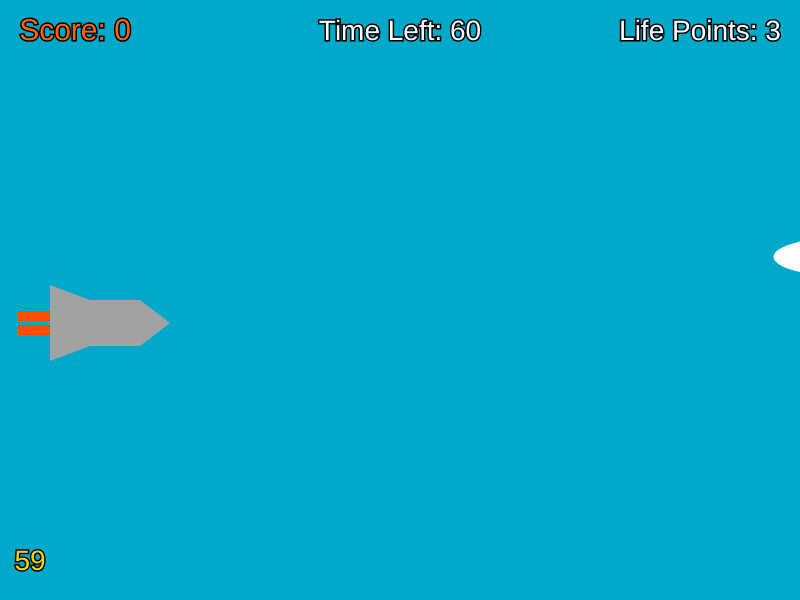
Frame 1 (no input)
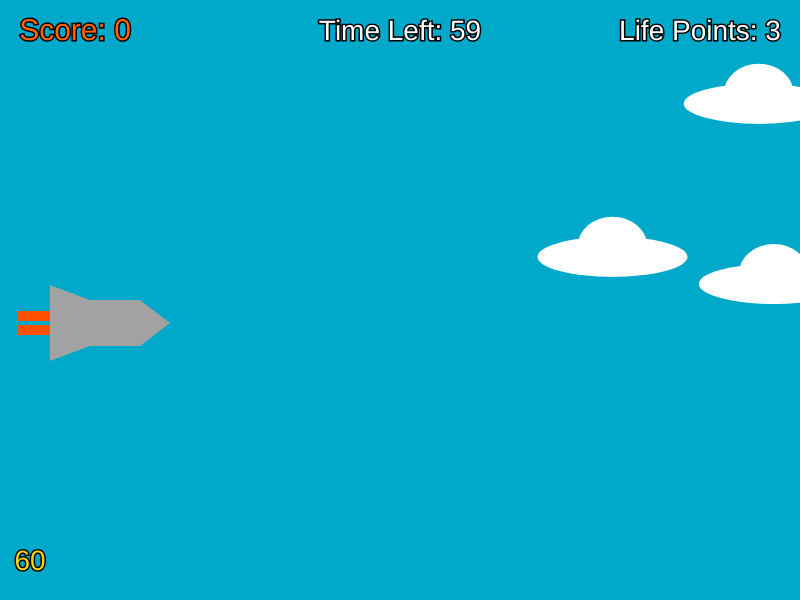
Frame 60 (no input)
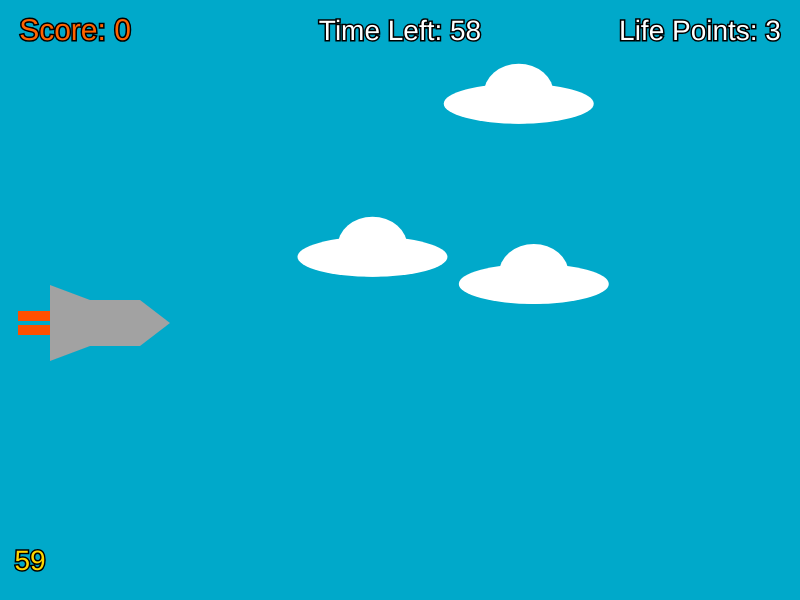
Frame 120 (the mouse pressed at the canvas centre since frame 60)

The p5.js sketch that drew these frames (run headless with seeded random() and noise() and a simulated clock; from frame 60 on, the mouse is pressed at the canvas centre):

// p5.js sketch
// ── sketch.js
let airplane;
let rockets = [];
let clouds = [];
let enemies = [];
let argument = false;
let timer = 60;
let lifePoints = 3;
let enemiesCount = 3;
let finished = false;
let died = false;
let score = 0;
let bulletsFired = 0;
let bulletsHit = 0;
window.addEventListener('keyup', function(event) { Key.onKeyup(event); }, false);
window.addEventListener('keydown', function(event) { Key.onKeydown(event); }, false);




function setup() 
{
  createCanvas(800, 600);
  airplane = new Airplane();
  for(let i = 0; i < 3; i++)
  {
    enemies[i] = new Enemy();  
  }

    for(let i = 0; i < 7; i++) {
      clouds[i] = new cloud();
    }
}

function draw() 
{
    background(0, 169, 202);
    airplane.show();
    if(!finished && !died)
    {
    airplane.update();
    }

    clouds.forEach(element => {
      element.show();
      if(!finished && !died)
      {
      element.move();
      }
      
      if(element.x <= -100)
      {
        element.x = random(800, 1600);
        element.y = random(0, 600);
      }

    });

    enemies.forEach(i => {
      i.show();
      if(!finished)
      {
      i.move();
      }
      if(i.x < -100 && !died) {
        i.x = 800;
        i.y = random(60, 540);
        score -= 5;
      }
    });

      rockets.forEach(element => {
        if(element.x >= 830) {
          score -= 5;
          rockets.splice(element, 1);
        }
        if(!finished && !died)
          element.show();
        {
        element.move();
        }
      });

      rockets.forEach(element => {
        for(let i = 0; i < enemies.length; i++) {
          if(element.hits(enemies[i].x, enemies[i].y)) {
            enemies.splice(i, 1);
            rockets.splice(element, 1);
            bulletsHit++;
            score += 5;
          } 
        }
      });

      if(!finished && !died)
      {
        if(frameCount % 60 == 0 && timer > 0) {
        timer--;
        }
      }

          if(timer === 0) {
            finished = true;
          }
        if(!finished)
        {
          if(enemies.length === 0) {
            if(!finished && !died)
            {
              enemiesCount++;
              for(let i = 0; i <= enemiesCount; i++) {
                enemies[i] = new Enemy();
              }
              score += 2;
            }
          }
        }
        for(let i = 0; i < enemies.length; i++) {
          if(airplane.hits(enemies[i].x, enemies[i].y)) {
            if(!died && !finished)
            {
              lifePoints--;
              enemies.splice(i, 1);
            }
          }
        }

        if(lifePoints <= 0) {
          died = true;
        }

        if(finished && !argument)
        {
         argument = true;
        }

        if(died)
        {
          airplane.crash();
          if(airplane.y >= 700)
          {
            airplane.y = 700;
          }
        }

        push();
    stroke(0);
    strokeWeight(3);
    textAlign(CENTER);
    textSize(30);
    if(score < 0)
    {
      fill(255, 0, 0);
    } else if (score >= 0 && score <= 10)
    {
      fill(255, 100, 0);
    } else if(score > 10)
    {
      fill(0, 255, 0);
    }
    text('Score: ' + score, 75, 40)
    pop();
    push();
      textAlign(CENTER);
      stroke(0);
      strokeWeight(3);
      fill(255);
      textSize(28);
      text('Life Points: ' + lifePoints, 700, 40);
      if(timer > 0)
      {
        text('Time Left: ' + timer, width / 2, 40);
      }
      else
      {
        text('Time Is Up!', width / 2, 40);
      }

        fill(254, 213, 0);
        text(Math.floor(frameRate()),30 , 570);
    pop();

    if(finished)
    {
      textSize(18);
      stroke(0);
      strokeWeight(3);
      fill(255);
      textAlign(CENTER);
      text('HERE ARE YOUR RESULTS:', width / 2, height / 2);
      text('Score: ' + score, width / 2, height / 2 + 20);
      text('Bullets Fired: ' + bulletsFired, width / 2, height / 2 + 40);
      text('Bullets Hit: ' + bulletsHit, width / 2, height / 2 + 60);
      text('Accuracy: ' + Math.floor(bulletsHit / bulletsFired * 100) + '%', width / 2, height / 2 + 80);

      airplane.x += 8;
      enemies.forEach(i => {
        i.crash();
      }); 
      
    }

    if(died)
    {
      textSize(18);
      stroke(0);
      strokeWeight(3);
      fill(255);
      textAlign(CENTER);
      text('HERE ARE YOUR RESULTS:', width / 2, height / 2);
      text('Score: ' + score, width / 2, height / 2 + 20);
      text('Bullets Fired: ' + bulletsFired, width / 2, height / 2 + 40);
      text('Bullets Hit: ' + bulletsHit, width / 2, height / 2 + 60);
      text('Accuracy: ' + Math.floor(bulletsHit / bulletsFired * 100) + '%', width / 2, height / 2 + 80);

      airplane.x += 8;
    }

}

let Key = {
    _pressed: {},
  
    UP: 38,
    DOWN: 40,
    
    isDown: function(keyCode) {
      return this._pressed[keyCode];
    },
    
    onKeydown: function(event) {
      this._pressed[event.keyCode] = true;
    },
    
    onKeyup: function(event) {
      delete this._pressed[event.keyCode];
    }
  };

  window.addEventListener('keydown', function(event) 
  {
      switch (event.keyCode) 
      {
        case 38:
        if(!finished)
        {
          airplane.moveUp();
        }
        break;
    
        case 40:
        if(!finished)
        {
          airplane.moveDown();
        }
        break;
      }
    }, false);

    function keyPressed() {
      if(!finished && !died)
      {
        if(keyCode === 32) {
          rockets.push(new rocket(airplane.x, airplane.y));
          bulletsFired++;
        }
      }
    }




// ── airplane.js
function Airplane() {
    this.x = 50;
    this.y = height / 2;
    this.toRemove = false;

    this.show = function() 
    {
        push();
        fill(162, 162, 162);
        noStroke();
        rect(this.x, this.y, 90, 46);
        triangle(this.x + 90, this.y + 46, this.x + 120, this.y + 23, this.x + 90, this.y);
        triangle(this.x, this.y, this.x, this.y - 15, this.x + 40, this.y);
        triangle(this.x, this.y + 61, this.x, this.y + 46, this.x + 40, this.y + 46);
        pop();
        fill(255, 80, 0);
        noStroke();
        rect(this.x - 32, this.y + 11, 32, 10);
        rect(this.x - 32, this.y + 25, 32, 10);
    }

    this.update = function() 
    {
        if (Key.isDown(Key.UP)) this.moveUp();
        if (Key.isDown(Key.DOWN)) this.moveDown();
      };

    this.moveUp = function() 
    {
        if(this.y > 20)
        {
            this.y -= 8;
        }
        else
        {
            this.y = 21;
        }
    }
    this.moveDown = function() 
    {
        if(this.y < 535)
        {
            this.y += 8;
        }
        else
        {
            this.y = 534;
        }
    }

    this.hits = function(enemyx, enemyy)
    {
        let d = dist(this.x, this.y, enemyx, enemyy);

        if(d <= 100) {
            return this.toRemove = true;
        }
    }

    this.crash = function()
    {
        this.y += 5;
    }

}
// ── cloud.js
function cloud() 
{

    this.x = random(800, 1600);
    this.y = random(0, 600);

    this.show = function() 
    {

        fill(255, 255, 255);
        ellipse(this.x, this.y, 150, 40);
        ellipse(this.x, this.y - 10, 70, 60);

    }
    
    this.move = function()
    {

        this.x -= 4;

    }

}
// ── enemy.js
function Enemy() 
{

    this.x = random(800, 2300);
    this.y = random(60, 540);
    this.w = 70;
    this.h = 40;
    this.toRemove = false;

    this.show = function() 
    {
        push();
        fill(90, 90, 90);
        rect(this.x, this.y, this.w, this.h);
        triangle(this.x + 1, this.y, this.x - 50, this.y + this.h / 2, this.x + 1, this.y + this.h);
        triangle(this.x, this.y + 1, this.x + this.w, this.y - 15, this.x + this.w, this.y + 1);
        triangle(this.x, this.y + this.h - 1, this.x + this.w, this.y + 55, this.x + this.w, this.y + this.h - 1);
        pop();
        fill(255, 100, 0);
        rect(this.x + this.w, this.y + 5, 30, this.h - 10);

    }
    
    this.move = function()
    {

        this.x -= 7;

    }

    this.crash = function() {
        this.y += 5;
        enemies.forEach(element => {
            if(element.y >= 800)
            {
                enemies.splice(element, 1);
            }
        });
    }

}
// ── html.html
<script src="sketch.js"></script>
<script src="p5.min.js"></script>
<script src="airplane.js"></script>
<script src="cloud.js"></script>
<script src="enemy.js"></script>
<script src="rocket.js"></script>
<html>
    <head>
        <title>Rockets Eliminator</title>
    </head>
</html>
// ── rocket.js
function rocket(x, y) {

    this.x = airplane.x + 120;
    this.y = y + 19;
    this.toRemove = false;

    this.show = function() {
        noStroke();
        fill(255, 0, 0);
        rect(this.x, this.y, 30, 10);
    }

    this.move = function() {
        this.x += 8;
    }

    this.hits = function(enemyx, enemyy) {
        let d = Math.floor(dist(this.x + 30, this.y, enemyx, enemyy));
        if(d <= 50) {
            return this.toRemove = true;
        }
    }

}
// ── style.css
.tutorial {
    font-family: Arial;
    font-size: 18px;
    color: firebrick;
}

.header {
    font-family: cursive;
    text-decoration-line: underline;
}

body {
    background-color: lightgray;
}
// ── timer.js
function Timer() 
{
    if (frameCount % 60 == 0 && timer > 0) 
    { 
        timer --;
    }
      if (timer == 0) 
      {
        console.log('TIME IS UP!');
      }
      
} 
